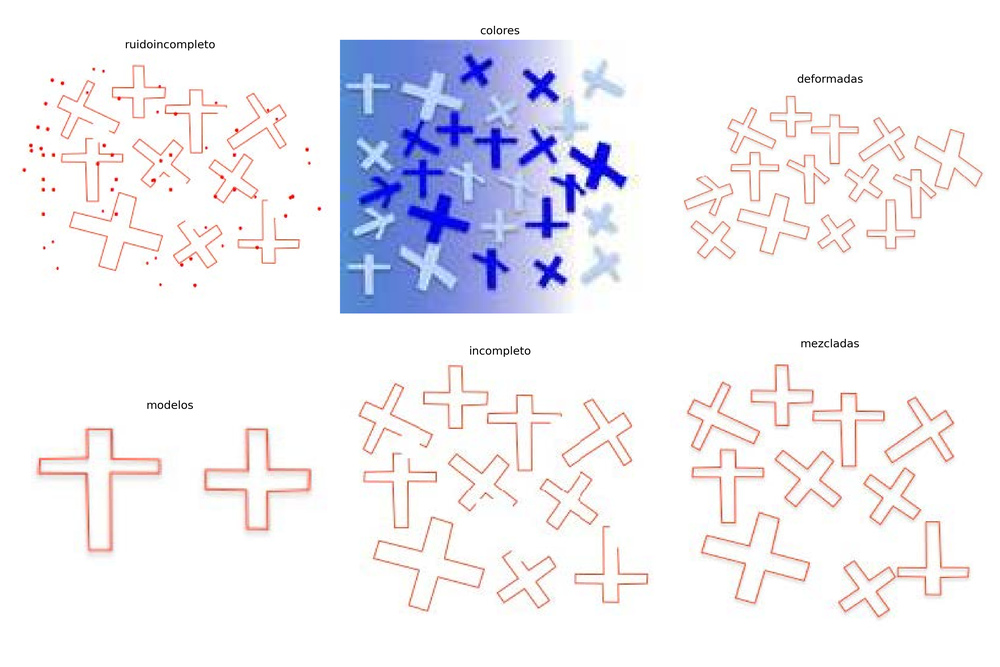
#> input picture Ejercicio4/save/originales.png, 1000 x 667 px, shrunk from 4500 x 3000 before the run; its folder holds only this picture in this run
$ python -i preprocess_module.py   (imports and definitions only)   (older library calls are emulated)
#> lines starting #> are read from the running program, lines starting #| are printed output that depends on the picture; after the words box and inside, x2 and y2 are one past the last pixel; in counts of white or black regions, pixels touching at a corner belong together
# preprocess_module.py

import cv2
import numpy as np

class Preprocesador:
    def __init__(self, d_umbral=10, t_umbral=30, min_area=20, conn=8):
        self.d_umbral = d_umbral
        self.t_umbral = t_umbral
        self.min_area = min_area
        self.conn = conn

    @staticmethod
    def _gray(img):
        """Convierte la imagen a escala de grises."""
        return cv2.cvtColor(img, cv2.COLOR_RGB2GRAY)
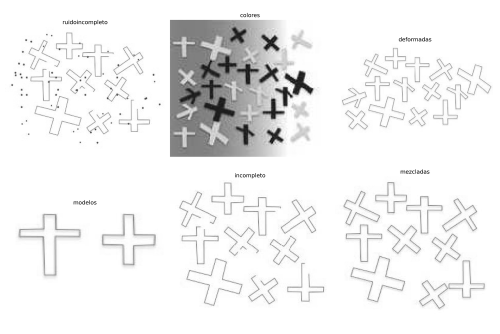
#> returned value: shape (667, 1000) (shown at 1/2 size); min 0, max 255, mean 239.6

    # [10 lines left out: functions _cleanup, _thresh, not called in this run]

    def _denoise(self, img):
        """Elimina pequeños blobs de la imagen binaria usando connectedComponentsWithStats."""
        num_labels, labels, stats, _ = cv2.connectedComponentsWithStats(img, self.conn, cv2.CV_32S)
        mascara_filtrada = 255 * (labels > 0).astype(img.dtype)
        for i in range(1, num_labels):
            if stats[i, cv2.CC_STAT_AREA] < self.min_area:
                mascara_filtrada[labels == i] = 0
        return mascara_filtrada

    # [16 lines left out: function procesar_imagen, not called in this run]

    def procesar_imagen_gradiente(self, imagen):
        """
        Pipeline de preprocesamiento para imágenes con fondo degradado y que requieren detección de bordes.
        Los pasos son:
          1. Convertir a escala de grises.
          2. Estimar el fondo aplicando un desenfoque gaussiano (kernel grande).
          3. Corregir la iluminación dividiendo la imagen gris por el fondo estimado (flat‑field correction).
          4. Aplicar un detector de bordes (Canny) sobre la imagen corregida.
          5. Aplicar umbralización adaptativa a la imagen corregida.
          6. Realizar una operación morfológica (cierre) para unir rupturas.
          7. Aplicar la eliminación de pequeños blobs (denoise).
        Devuelve un diccionario con:
          :return 'gray': Imagen en escala de grises original.
          :return 'edges': Mapa de bordes obtenido con Canny.
          :return 'denoise': Imagen final después de denoise.
        """
        # 1. Convertir a escala de grises
        gray = self._gray(imagen)

        # 2. Estimar el fondo usando un desenfoque gaussiano (kernel grande, ajustar según imagen)
        kernel_size = (101, 101)
        background = cv2.GaussianBlur(gray, kernel_size, 0)
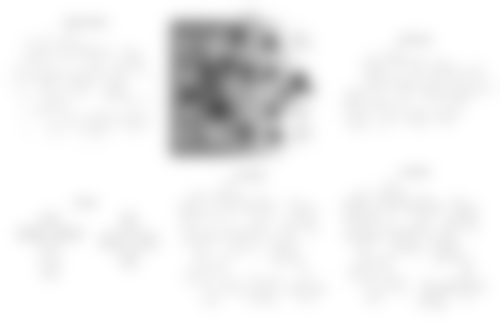
#> background: shape (667, 1000) (shown at 1/2 size); min 86, max 255, mean 239.6

        # 4. Corrección de iluminación: dividir la imagen gray entre el fondo
        epsilon = 1e-6
        corrected = (gray.astype(np.float32) / (background.astype(np.float32) + epsilon)) * 128
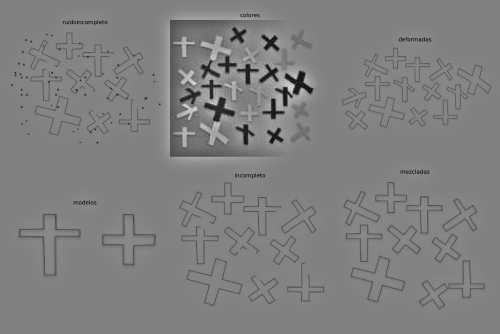
#> corrected: shape (667, 1000) float32 (shown at 1/2 size); min 0, max 242.2, mean 127.7
        corrected = np.clip(corrected, 0, 255).astype(np.uint8)

        # 5. Detector de bordes: aplicar Canny sobre la imagen corregida
        edges = cv2.Canny(corrected, 50, 120)
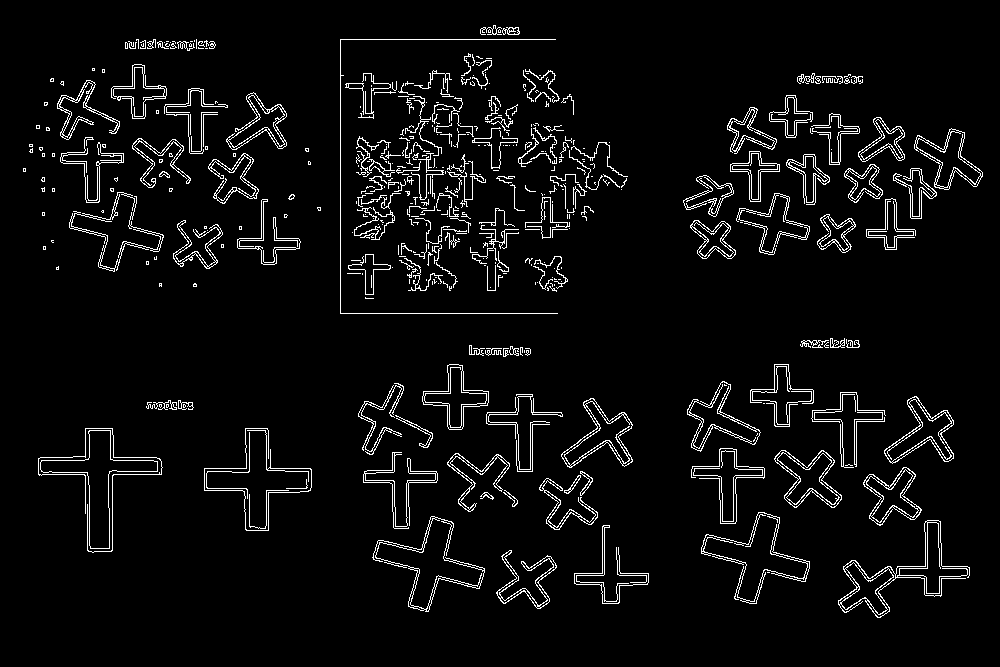
#> edges: shape (667, 1000); 4.8% white in thin lines or dots, all inside (x1, y1, x2, y2) = (23, 25, 983, 618)

        # 5. Umbralización adaptativa sobre la imagen corregida
        thresh = cv2.adaptiveThreshold(edges, 255, cv2.ADAPTIVE_THRESH_GAUSSIAN_C,
                                       cv2.THRESH_BINARY, 11, 2)
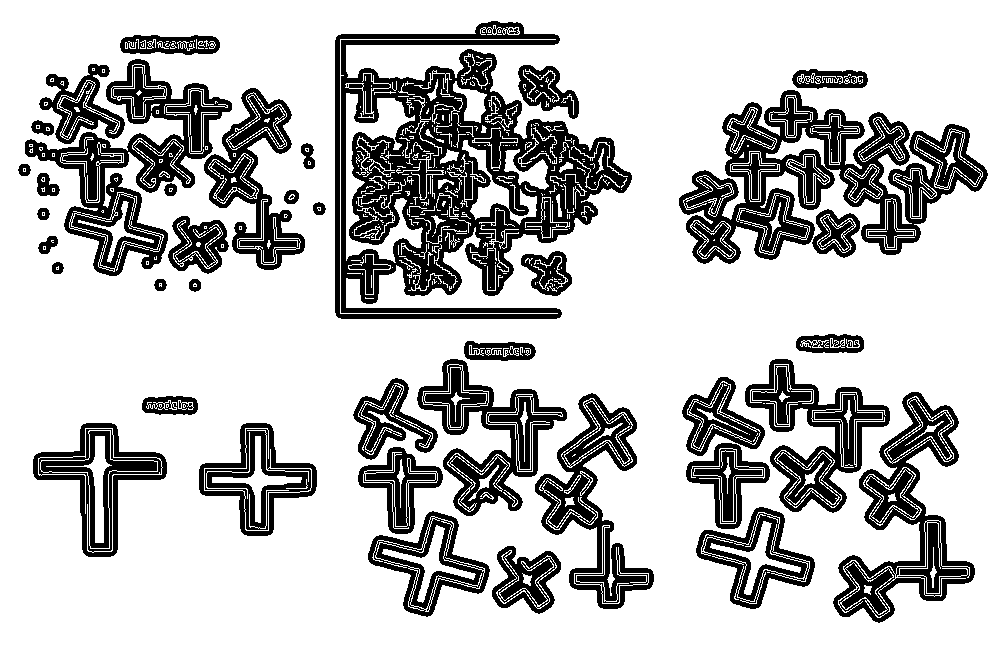
#> thresh: shape (667, 1000); 75.9% white; 85 black regions (46 under 20 px), largest, box (x1, y1, x2, y2) and area: (335, 21, 632, 319) 38606, (679, 90, 988, 264) 21343, (25, 59, 232, 276) 12803

        # 6. Denoise: eliminar pequeños blobs
        denoise = self._denoise(thresh)
#> in _denoise, `num_labels, labels, stats, _ = cv2.connectedComponentsWithStats(img, s..`:
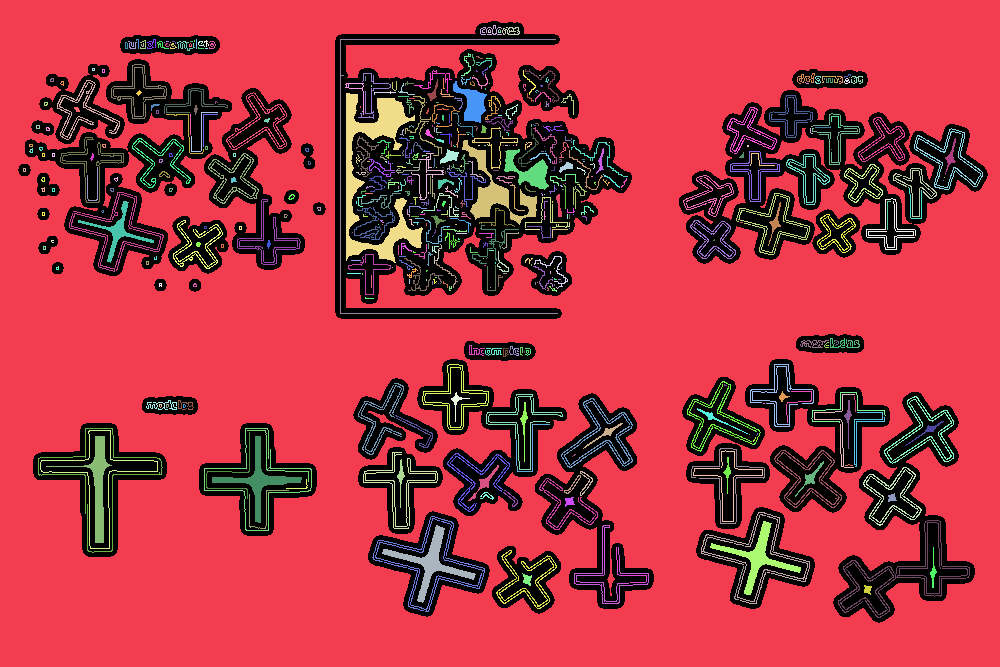
#> labels: shape (667, 1000) int32; 540 distinct labels, from 0 to 539; one colour per label, 0 black
#> in _denoise, `num_labels, labels, stats, _ = cv2.connectedComponentsWithStats(img, s..`: num_labels = 540; stats = 540 rows, first 6: [18, 21, 970, 602, 160441], [0, 0, 1000, 667, 459636], [480, 25, 22, 10, 71], [502, 27, 18, 8, 72], [488, 29, 3, 4, 8], [498, 29, 3, 4, 8]
#> after the loop in _denoise, `for i in range(1, num_labels):`:
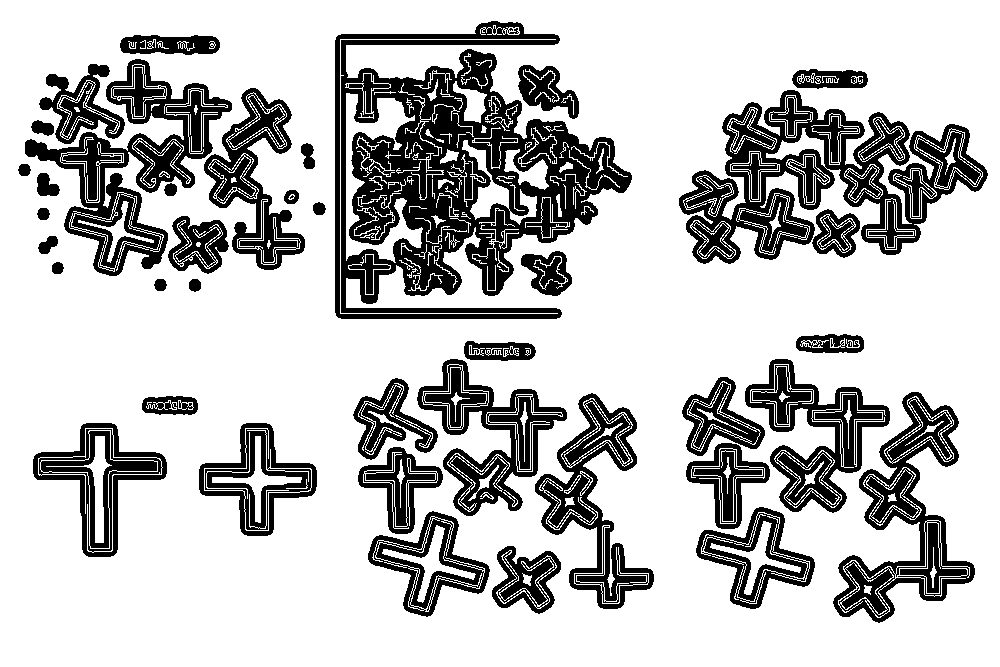
#> mascara_filtrada: shape (667, 1000); 75.6% white; 55 black regions (16 under 20 px), largest, box (x1, y1, x2, y2) and area: (335, 21, 632, 319) 39784, (679, 90, 988, 264) 21398, (25, 59, 232, 276) 13020

        return {
            'gray': gray,
            'background': background,
            'corrected': corrected,
            'edges': edges,
            'thresh': thresh,
            'denoise': denoise
        }

>>> import cv2
>>> picture = cv2.cvtColor(cv2.imread('save/originales.png'), cv2.COLOR_BGR2RGB)
>>> result = Preprocesador().procesar_imagen_gradiente(picture)
#> result = 6 items

$ run again, on Ejercicio4/save/colores_cont.png
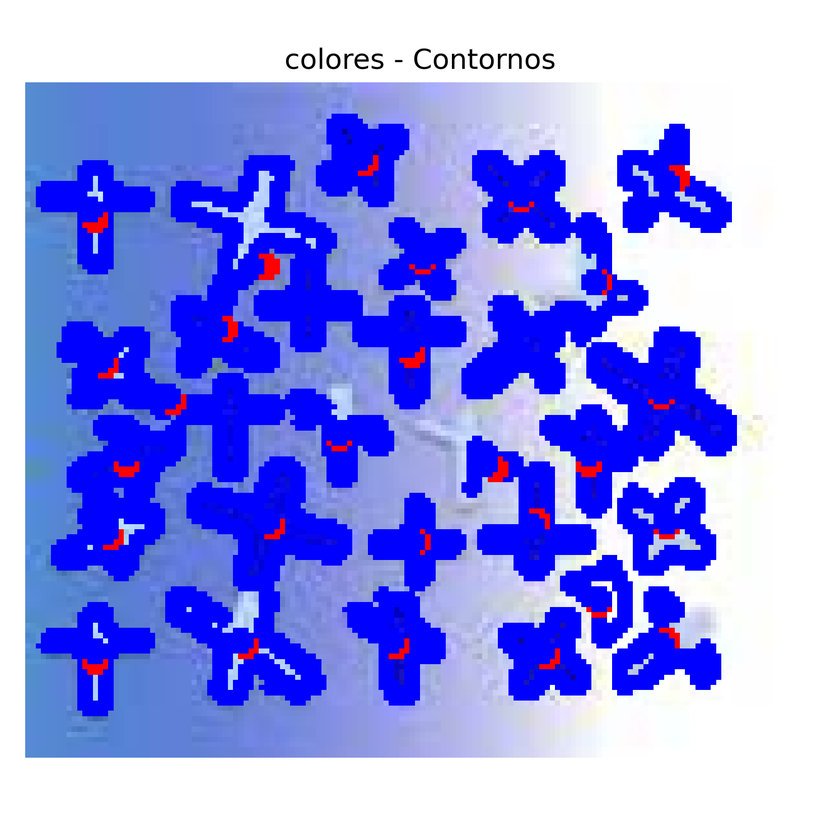
#> input picture Ejercicio4/save/colores_cont.png, 840 x 840 px, shrunk from 1500 x 1500 before the run
#> edges: shape (840, 840); 3.7% white in thin lines or dots, all inside (x1, y1, x2, y2) = (25, 47, 737, 758)
#> thresh: shape (840, 840); 72.9% white; 59 black regions (18 under 20 px), largest, box (x1, y1, x2, y2) and area: (20, 77, 742, 763) 160482, (612, 118, 737, 238) 5492, (409, 43, 560, 75) 3011
#> in _denoise, `num_labels, labels, stats, _ = cv2.connectedComponentsWithStats(img, s..`:
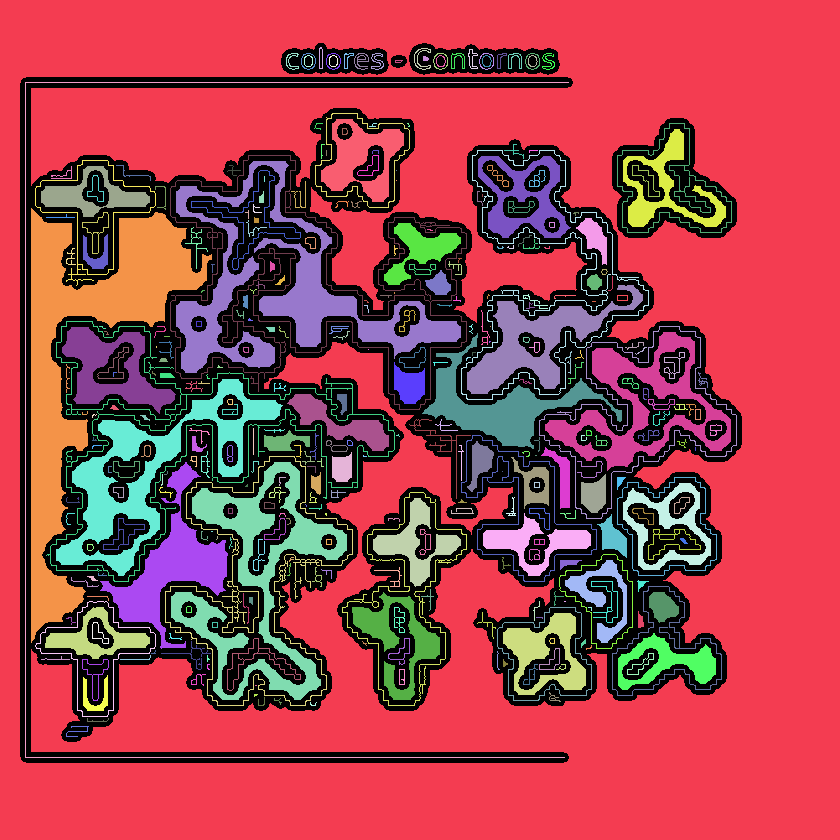
#> labels: shape (840, 840) int32; 351 distinct labels, from 0 to 350; one colour per label, 0 black
#> num_labels = 351; stats = 351 rows, first 6: [20, 43, 722, 720, 191373], [0, 0, 840, 840, 358781], [319, 47, 4, 22, 47], [414, 48, 17, 22, 93], [468, 49, 10, 20, 61], [286, 53, 13, 17, 68]
#> after the loop in _denoise, `for i in range(1, num_labels):`:
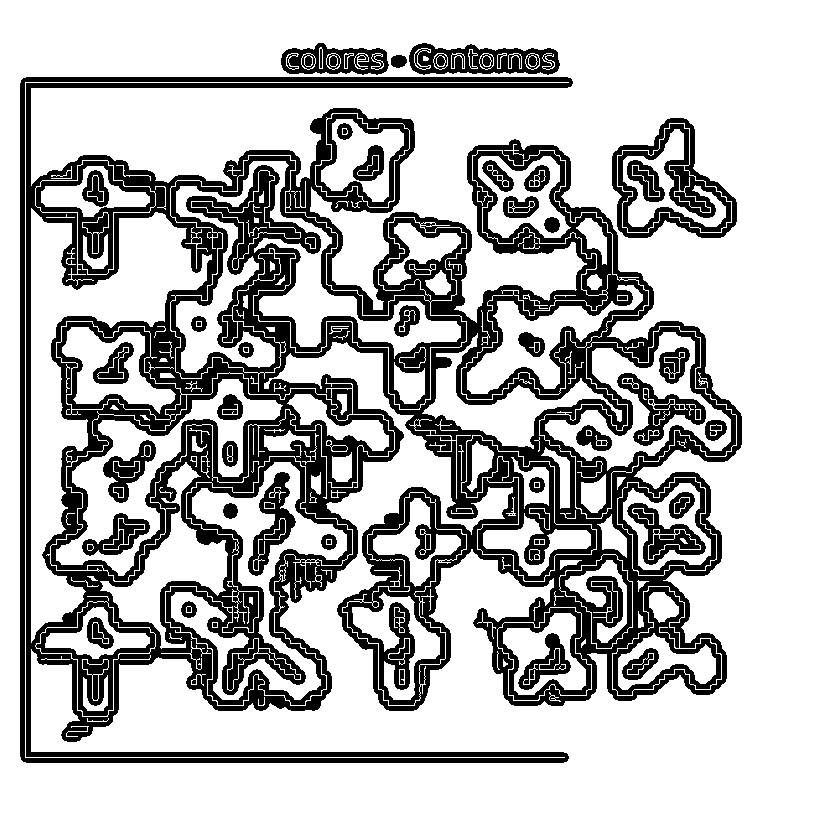
#> mascara_filtrada: shape (840, 840); 72.7% white; 58 black regions (17 under 20 px), largest, box (x1, y1, x2, y2) and area: (20, 77, 742, 763) 161423, (612, 118, 737, 238) 5492, (409, 43, 560, 75) 3011
#> result = 6 items

$ run again, on Ejercicio4/save/colores_hull.png
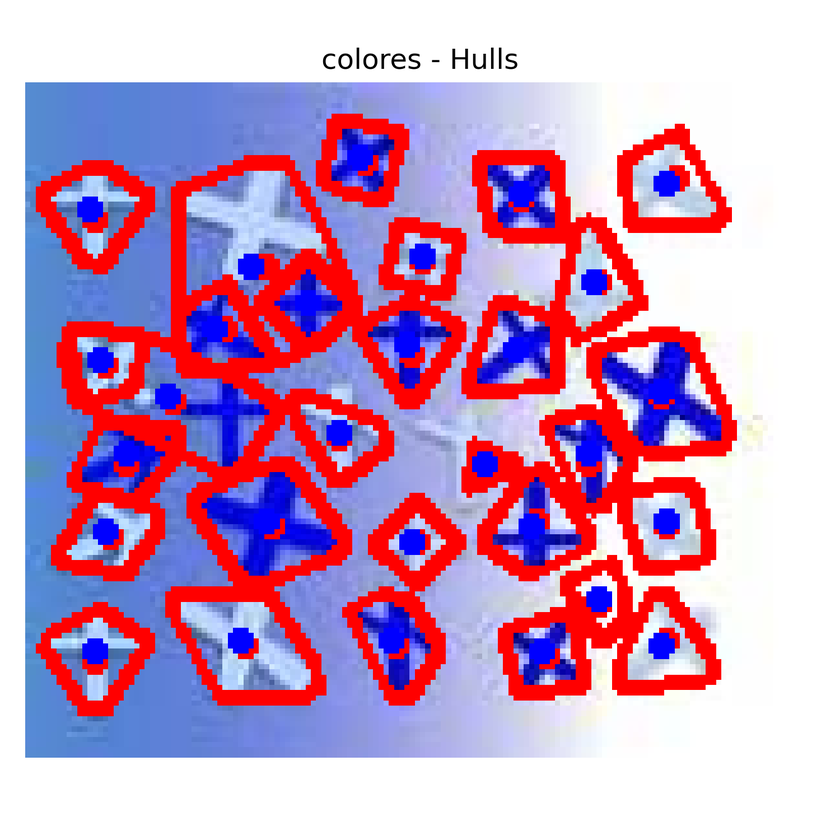
#> input picture Ejercicio4/save/colores_hull.png, 840 x 840 px, shrunk from 1500 x 1500 before the run
#> edges: shape (840, 840); 5.5% white in thin lines or dots, all inside (x1, y1, x2, y2) = (25, 47, 737, 758)
#> thresh: shape (840, 840); 66% white; 75 black regions (41 under 20 px), largest, box (x1, y1, x2, y2) and area: (20, 77, 742, 763) 229392, (269, 264, 348, 342) 2747, (383, 508, 451, 576) 2235
#> in _denoise, `num_labels, labels, stats, _ = cv2.connectedComponentsWithStats(img, s..`:
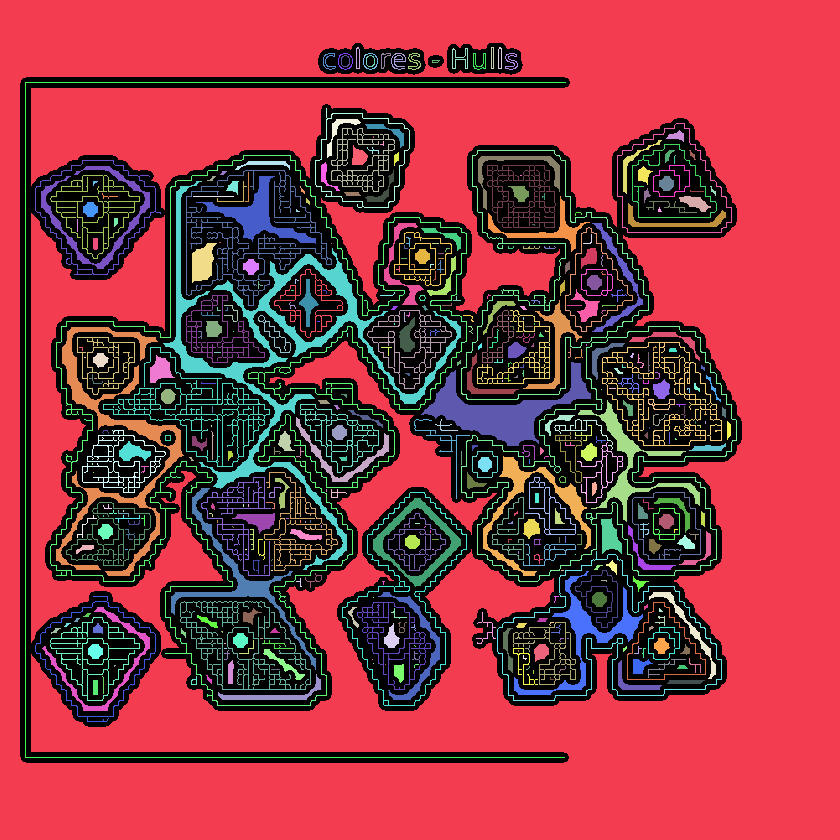
#> labels: shape (840, 840) int32; 469 distinct labels, from 0 to 468; one colour per label, 0 black
#> num_labels = 469; stats = 469 rows, first 6: [20, 43, 722, 720, 240210], [0, 0, 840, 840, 369569], [356, 47, 4, 22, 47], [491, 47, 3, 22, 46], [498, 47, 4, 22, 47], [452, 48, 16, 21, 102]
#> after the loop in _denoise, `for i in range(1, num_labels):`:
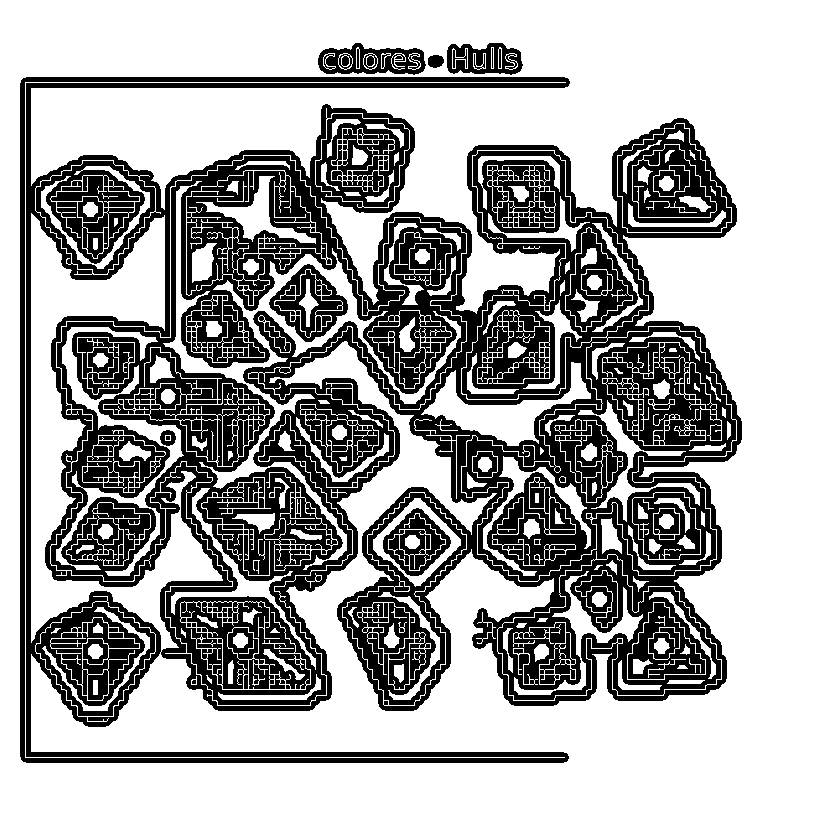
#> mascara_filtrada: shape (840, 840); 65.7% white; 75 black regions (41 under 20 px), largest, box (x1, y1, x2, y2) and area: (20, 77, 742, 763) 231129, (269, 264, 348, 342) 2781, (383, 508, 451, 576) 2258
#> result = 6 items
